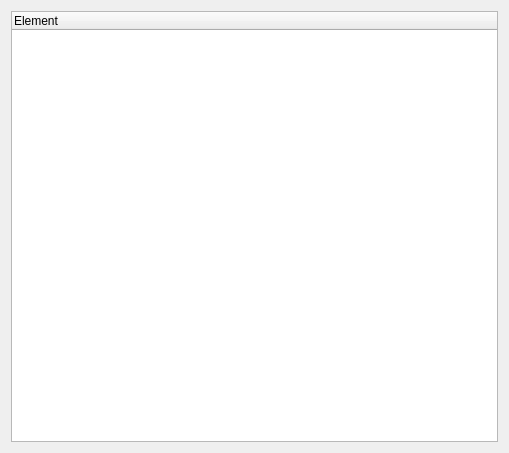
<?xml version="1.0" encoding="UTF-8"?>
<ui version="4.0">
 <class>Dialog</class>
 <widget class="QDialog" name="Dialog">
  <property name="geometry">
   <rect>
    <x>0</x>
    <y>0</y>
    <width>509</width>
    <height>453</height>
   </rect>
  </property>
  <property name="windowTitle">
   <string>Tree helper</string>
  </property>
  <layout class="QGridLayout" name="gridLayout">
   <item row="0" column="0">
    <widget class="QTreeWidget" name="treeWidget">
     <column>
      <property name="text">
       <string>Element</string>
      </property>
     </column>
    </widget>
   </item>
  </layout>
 </widget>
 <resources/>
 <connections/>
</ui>
